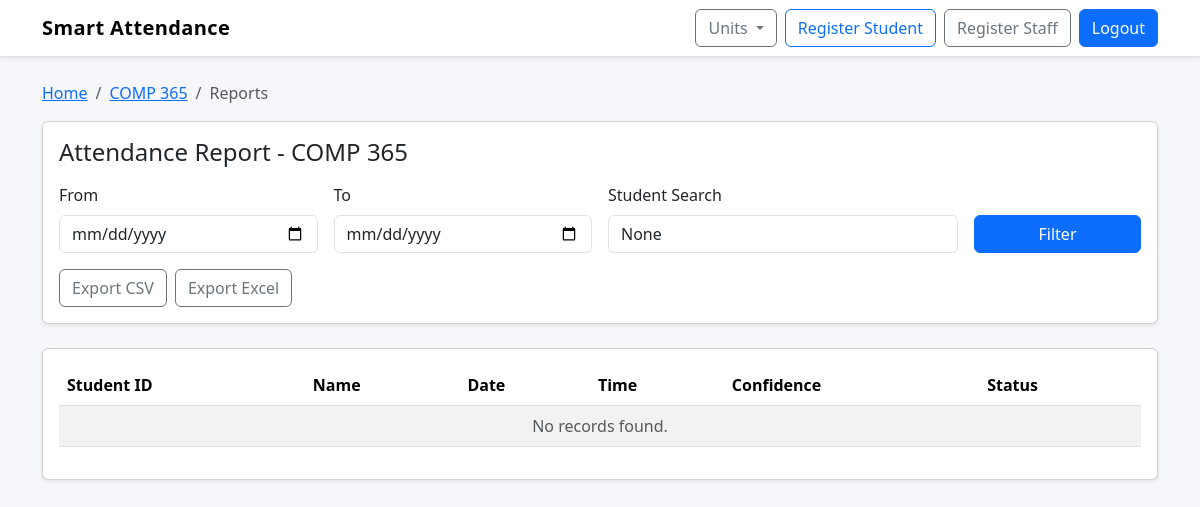
Before: /students/units/1/reports/ (signed in) with the older database file.
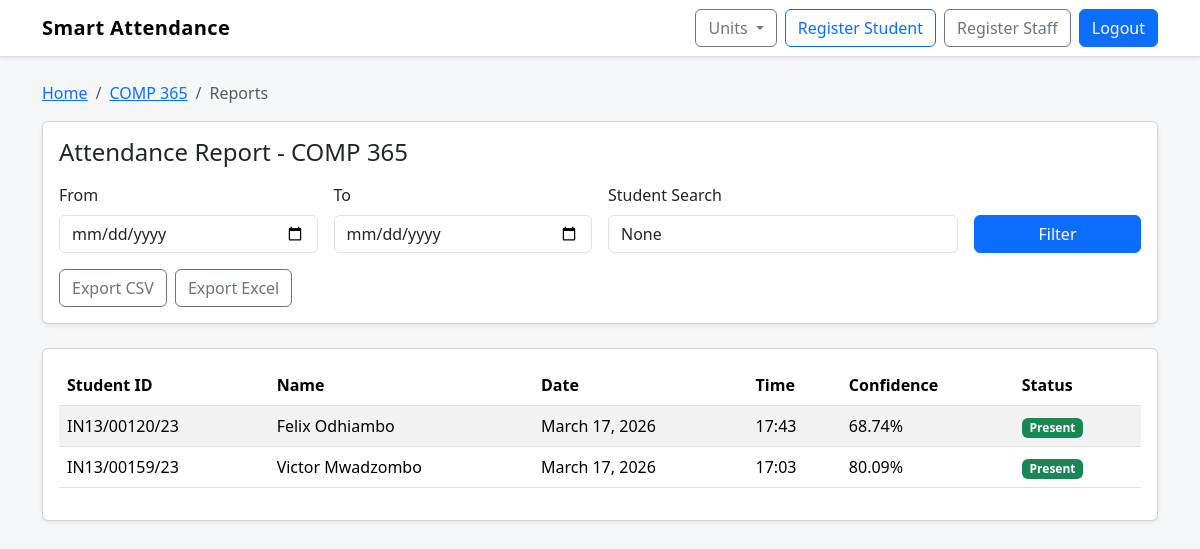
After: the same page with the newer database file.
### students/models.py (models this page shows, shortened)
class Unit(models.Model):
    code = models.CharField(max_length=20, unique=True)
    name = models.CharField(max_length=100)
    lecturer = models.ForeignKey(
        User,
        on_delete=models.CASCADE,
        limit_choices_to={"profile__user_type": "lecturer"},
        related_name="units",
    )

class AttendanceRecord(models.Model):
    student = models.ForeignKey(Student, on_delete=models.CASCADE)
    unit = models.ForeignKey(Unit, on_delete=models.CASCADE)
    date = models.DateField(default=timezone.localdate)
    timestamp = models.DateTimeField(default=timezone.now)
    confidence = models.FloatField(default=0.0)
    status = models.CharField(max_length=10, default="present")
    class Meta:
        unique_together = ("student", "unit", "date")
        ordering = ["-date", "-timestamp"]

class Student(models.Model):
    student_id = models.CharField(
        max_length=25,
        verbose_name="Registration No.",
        validators=[
            RegexValidator(
                r"^[A-Z]{2}\d{2}/\d{5,6}/\d{2}$",
                "Enter valid Registration No. (e.g. IN13/00159/23)"
            )
        ],
        unique=True
    )
    first_name = models.CharField(max_length=50)
    last_name = models.CharField(max_length=50)
    email = models.EmailField(blank=True, null=True)
    face_encodings = models.JSONField(default=list)
    units = models.ManyToManyField(Unit, related_name="students", blank=True)
    created_at = models.DateTimeField(auto_now_add=True)
    @property
    def full_name(self) -> str:
        return f"{self.first_name} {self.last_name}".strip()

### students/views.py (the view, shortened to what this page needs)
# urls.py: path("units/<int:unit_id>/reports/", views.attendance_report, name="attendance_report"),
@login_required
def attendance_report(request, unit_id):
    unit = get_object_or_404(Unit, id=unit_id)
    if not user_can_access_unit(request.user, unit):
        return HttpResponseForbidden("You do not have access to this report.")
    records = AttendanceRecord.objects.filter(unit=unit).select_related("student")
    date_from_str = request.GET.get("date_from")
    date_to_str = request.GET.get("date_to")
    student_query = request.GET.get("student")
    date_from = None
    if date_from_str and date_from_str.lower() != 'none':
        try:
            date_from = datetime.strptime(date_from_str, "%Y-%m-%d").date()
            records = records.filter(date__gte=date_from)
        except ValueError:
            pass  # invalid date
    date_to = None
    if date_to_str and date_to_str.lower() != 'none':
        try:
            date_to = datetime.strptime(date_to_str, "%Y-%m-%d").date()
            records = records.filter(date__lte=date_to)
        except ValueError:
            pass  # invalid date
    if student_query:
        records = records.filter(
            Q(student__student_id__icontains=student_query)
            | Q(student__first_name__icontains=student_query)
            | Q(student__last_name__icontains=student_query)
        )
    export = request.GET.get("export")
    report_rows = []
    if date_from and date_to and date_from == date_to:
        target_date = date_from
        present_map = {rec.student_id: rec for rec in records.filter(date=target_date)}
        for student in unit.students.all():
            rec = present_map.get(student.id)
            if rec:
                report_rows.append(rec)
            else:
                report_rows.append(
                    AttendanceRecord(
                        student=student,
                        unit=unit,
                        date=target_date,
                        timestamp=timezone.make_aware(datetime.combine(target_date, datetime.min.time())),
                        confidence=0.0,
                        status="absent",
                    )
                )
    else:
        report_rows = list(records)
    return render(
        request,
        "students/attendance_report.html",
        {
            "unit": unit,
            "records": report_rows,
            "date_from": date_from,
            "date_to": date_to,
            "student_query": student_query,
        },
    )

### students/context_processors.py (called while the page is built)
def get_user_role(user):
    if user.is_superuser:
        return "admin"
    profile = getattr(user, "profile", None)
    return profile.user_type if profile else None

def nav_units(request):
    if not request.user.is_authenticated:
        return {}
    role = get_user_role(request.user)
    if role == "lecturer":
        units = Unit.objects.filter(lecturer=request.user)
    elif role == "manager":
        profile = getattr(request.user, "profile", None)
        if profile and profile.department:
            units = Unit.objects.filter(lecturer__profile__department=profile.department)
        else:
            units = Unit.objects.none()
    else:
        units = Unit.objects.all()
    return {"nav_units": units}

### students/views.py (called while the page is built, shortened)
def get_user_role(user):
    if user.is_superuser:
        return "admin"
    profile = getattr(user, "profile", None)
    return profile.user_type if profile else None

def user_can_access_unit(user, unit):
    role = get_user_role(user)
    if role == "admin":
        return True

### students/templates/students/attendance_report.html
{% extends "students/base.html" %}
{% block breadcrumbs %}
  <nav aria-label="breadcrumb">
    <ol class="breadcrumb mb-3">
      <li class="breadcrumb-item"><a href="{% url 'students:unit_list' %}">Home</a></li>
      <li class="breadcrumb-item"><a href="{% url 'students:unit_detail' unit.id %}">{{ unit.code }}</a></li>
      <li class="breadcrumb-item active">Reports</li>
    </ol>
  </nav>
{% endblock %}
{% block content %}
  <div class="card shadow-sm mb-4">
    <div class="card-body">
      <h4 class="card-title mb-3">Attendance Report - {{ unit.code }}</h4>
      <form method="get" class="row g-3">
        <div class="col-md-3">
          <label class="form-label">From</label>
          <input type="date" name="date_from" value="{{ date_from }}" class="form-control">
        </div>
        <div class="col-md-3">
          <label class="form-label">To</label>
          <input type="date" name="date_to" value="{{ date_to }}" class="form-control">
        </div>
        <div class="col-md-4">
          <label class="form-label">Student Search</label>
          <input type="text" name="student" value="{{ student_query }}" class="form-control" placeholder="ID or name">
        </div>
        <div class="col-md-2 d-flex align-items-end">
          <button class="btn btn-primary w-100" type="submit">Filter</button>
        </div>
      </form>
      <div class="d-flex gap-2 mt-3">
        <a class="btn btn-outline-secondary" href="?date_from={{ date_from }}&date_to={{ date_to }}&student={{ student_query }}&export=csv">
          Export CSV
        </a>
        <a class="btn btn-outline-secondary" href="?date_from={{ date_from }}&date_to={{ date_to }}&student={{ student_query }}&export=xlsx">
          Export Excel
        </a>
      </div>
    </div>
  </div>
  <div class="card shadow-sm">
    <div class="card-body table-responsive">
      <table class="table table-striped align-middle">
        <thead>
          <tr>
            <th>Student ID</th>
            <th>Name</th>
            <th>Date</th>
            <th>Time</th>
            <th>Confidence</th>
            <th>Status</th>
          </tr>
        </thead>
        <tbody>
          {% for record in records %}
            <tr>
              <td>{{ record.student.student_id }}</td>
              <td>{{ record.student.full_name }}</td>
              <td>{{ record.date }}</td>
              <td>{{ record.timestamp|date:"H:i" }}</td>
              <td>{{ record.confidence|floatformat:2 }}%</td>
              <td>
                <span class="badge {% if record.status == 'present' %}bg-success{% else %}bg-secondary{% endif %}">
                  {{ record.status|capfirst }}
                </span>
              </td>
            </tr>
          {% empty %}
            <tr>
              <td colspan="6" class="text-center text-muted">No records found.</td>
            </tr>
          {% endfor %}
        </tbody>
      </table>
    </div>
  </div>
{% endblock %}

### students/templates/students/base.html
{% extends "base.html" %}

### templates/base.html (shortened to what this page needs)
<!DOCTYPE html>
<html lang="en">
  <head>
    <link
      href="https://cdn.jsdelivr.net/npm/bootstrap@5.3.2/dist/css/bootstrap.min.css"
      rel="stylesheet"
    >
  </head>
  <body>
    <nav class="navbar navbar-expand-lg bg-white border-bottom shadow-sm">
      <div class="container">
        <a class="navbar-brand brand" href="{% url 'students:unit_list' %}">Smart Attendance</a>
        <div class="d-flex align-items-center gap-2">
          {% if user.is_authenticated %}
            <div class="dropdown">
              <button class="btn btn-outline-secondary dropdown-toggle" data-bs-toggle="dropdown" type="button">
                Units
              </button>
            </div>
            <a class="btn btn-outline-primary" href="{% url 'students:register_student' %}">
              Register Student
            </a>
            {% if user.is_superuser or user.profile.user_type == "admin" %}
              <a class="btn btn-outline-secondary" href="{% url 'register_staff' %}">Register Staff</a>
            {% endif %}
            <form method="post" action="{% url 'logout' %}">
              <button class="btn btn-primary" type="submit">Logout</button>
            </form>
          {% else %}
            <a class="btn btn-outline-primary" href="{% url 'login' %}">Login</a>
          {% endif %}
        </div>
      </div>
    </nav>
    <main class="container py-4">
      {% block breadcrumbs %}{% endblock %}
      {% block content %}{% endblock %}
    </main>
  </body>
</html>

### templates/base.html (style rules this page uses)
body { background: #f6f7fb; }
.brand { font-weight: 700; letter-spacing: 0.4px; }

Changed rows visible on the page:
added AttendanceRecord: student.student_id "IN13/00120/23", student.full_name "Felix Odhiambo", date "March 17, 2026", timestamp "17:43", confidence "68.74", status "Present"
added AttendanceRecord: student.student_id "IN13/00159/23", student.full_name "Victor Mwadzombo", date "March 17, 2026", timestamp "17:03", confidence "80.09", status "Present"
Other visible differences:
text no longer shown: "No records found."
